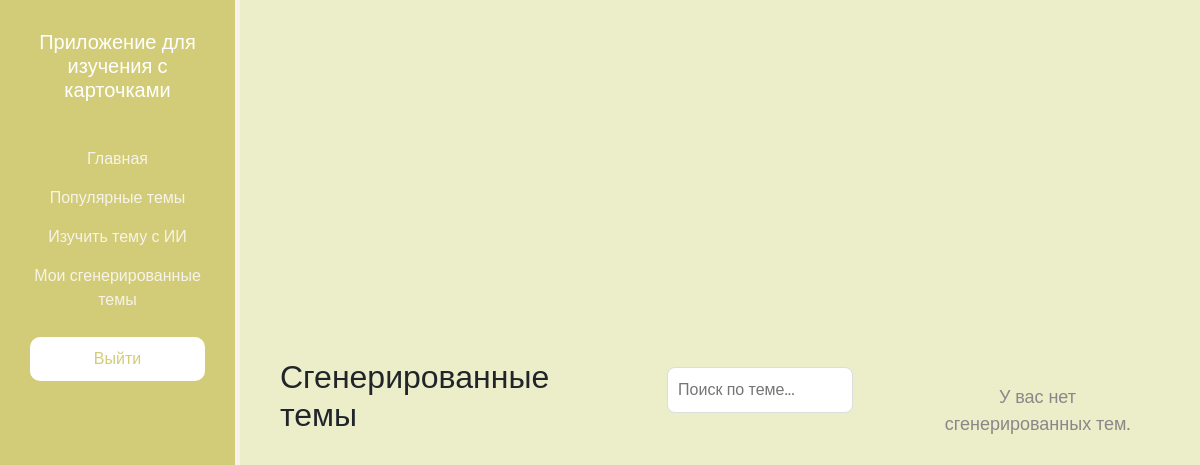
/generated_topics/ (signed in), run on an earlier commit of the app's database.
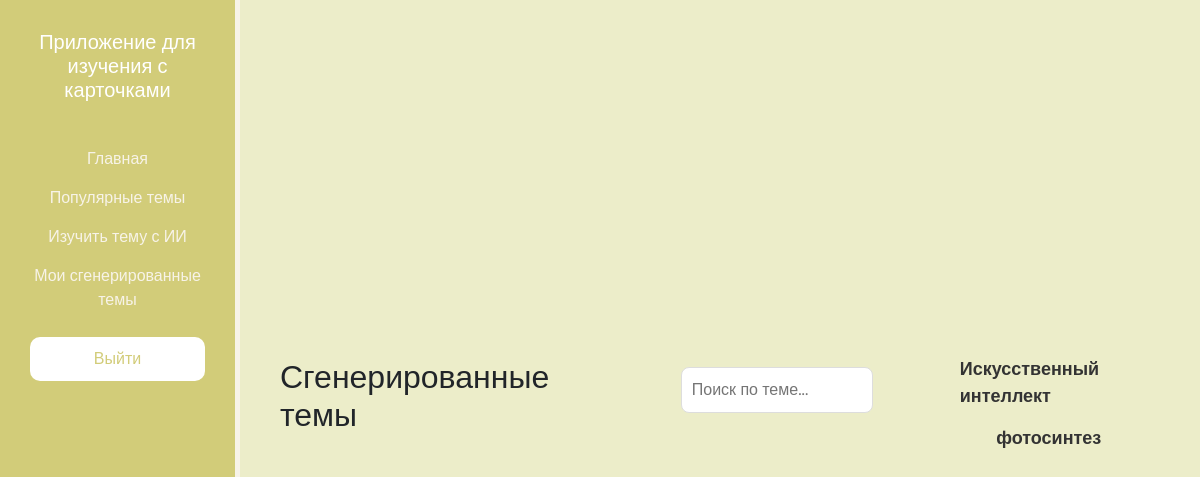
And on a later commit of the database.
### cards/models.py (models this page shows, shortened)
class GeneratedTopic(models.Model):
    user = models.ForeignKey(User, on_delete=models.CASCADE)  # Привязываем к пользователю
    topic = models.CharField(max_length=255)  # Название темы
    created_at = models.DateTimeField(auto_now_add=True)  # Время создания темы

### cards/views.py (the view)
# urls.py: path('generated_topics/', views.generated_topics, name='generated_topics'),
@login_required
def generated_topics(request):
    topics = GeneratedTopic.objects.filter(user=request.user)  # Получаем все сгенерированные темы для текущего пользователя
    return render(request, 'cards/genarated_topics.html', {'topics': topics})

### cards/templates/cards/genarated_topics.html (shortened to what this page needs)
{% extends 'users/layout.html' %}
{% block content %}
    <h2>Сгенерированные темы</h2>
    <div class="search-container">
        <input type="text" id="search" placeholder="Поиск по теме..." onkeyup="filterTopics()">
    </div>
    <div id="topic-list-container">
        <ul id="topic-list">
            {% for topic in topics %}
                <li class="topic-item">
                    <a href="{% url 'study_generated_cards' topic.id %}" class="topic-link">{{ topic.topic }}</a>
                </li>
            {% empty %}
                <li class="no-topics">У вас нет сгенерированных тем.</li>
            {% endfor %}
        </ul>
    </div>
{% endblock %}

### users/templates/users/layout.html (shortened to what this page needs)
{% load static %}
<!doctype html>
<html lang="ru">
<head>
    <link rel="stylesheet" href="https://cdn.jsdelivr.net/npm/bootstrap@5.3.3/dist/css/bootstrap.min.css">
    <link rel="stylesheet" href="{% static 'users/css/users.css' %}?v={{ timestamp }}">
    <link rel="stylesheet" href="https://use.fontawesome.com/releases/v6.5.2/css/all.css">
</head>
<body>
    <aside>
        <h3>Приложение для изучения с карточками</h3>
        <ul>
            {% if request.session.username %}
                <li><a href="{% url 'index' %}" class="nav-link">Главная</a></li>
                <li><a href="{% url 'popular_cards' %}" class="nav-link">Популярные темы</a></li>
                <li><a href="{% url 'my_topics' %}" class="nav-link">Изучить тему с ИИ</a></li>
                <li><a href="{% url 'generated_topics' %}" class="nav-link">Мои сгенерированные темы</a></li>
                <li><a href="{% url 'logout' %}"><button class="nav-btn">Выйти</button></a></li>
            {% else %}
                <li><a href="{% url 'registration' %}"><button class="nav-btn">Зарегистрироваться</button></a></li>
                <li><a href="{% url 'login' %}"><button class="nav-btn">Войти</button></a></li>
            {% endif %}
        </ul>
    </aside>
    <main>
        {% block content %}
        {% endblock %}
    </main>
</body>
</html>

### users/static/users/css/users.css (style rules this page uses)
* { margin: 0; padding: 0; box-sizing: border-box; font-family: 'Poppins', sans-serif; }
body { background: #ECEDC9; }
aside { position: fixed; background: #D2CC79; width: 20%; height: 100vh; padding: 2.5%; color: #F7F3E8; display: flex; flex-direction: column; align-items: center; border-right: 5px solid; }
aside h3 { text-align: center; margin-bottom: 30px; font-size: 20px; color: #fff; }
aside ul { list-style: none; padding: 0; width: 100%; display: flex; flex-direction: column; align-items: center; }
aside ul li { margin-top: 15px; width: 100%; text-align: center; }
main { display: flex; align-items: center; justify-content: center; min-height: 100vh; margin-left: 20%; padding: 40px; }
.nav-btn { background-color: white; color: #D2CC79; border: none; padding: 10px 20px; margin-top: 10px; font-size: 16px; border-radius: 10px; cursor: pointer; width: 100%; transition: background-color 0.3s ease, transform 0.2s ease; }

### users/templates/users/layout.html (style rules this page uses)
a { text-decoration: none; }

### cards/templates/cards/genarated_topics.html (style rules this page uses)
.search-container { margin-bottom: 20px; text-align: center; }
#search { padding: 10px; width: 60%; font-size: 16px; border-radius: 8px; border: 1px solid #ddd; outline: none; margin: 0 auto; display: block; }
#topic-list-container { display: flex; flex-direction: column; align-items: center; margin-top: 20px; }
#topic-list { list-style: none; padding: 0; margin: 0; width: 80%; }
.topic-item { margin-bottom: 15px; font-size: 18px; transition: background-color 0.3s; display: flex; justify-content: center; }
.topic-link { text-decoration: none; color: #333; font-weight: bold; }

What changed in the data, as far as the page shows it:
added GeneratedTopic: topic "Искусственный интеллект"
added GeneratedTopic: topic "фотосинтез"
Also different on the page:
text no longer shown: "У вас нет сгенерированных тем."
